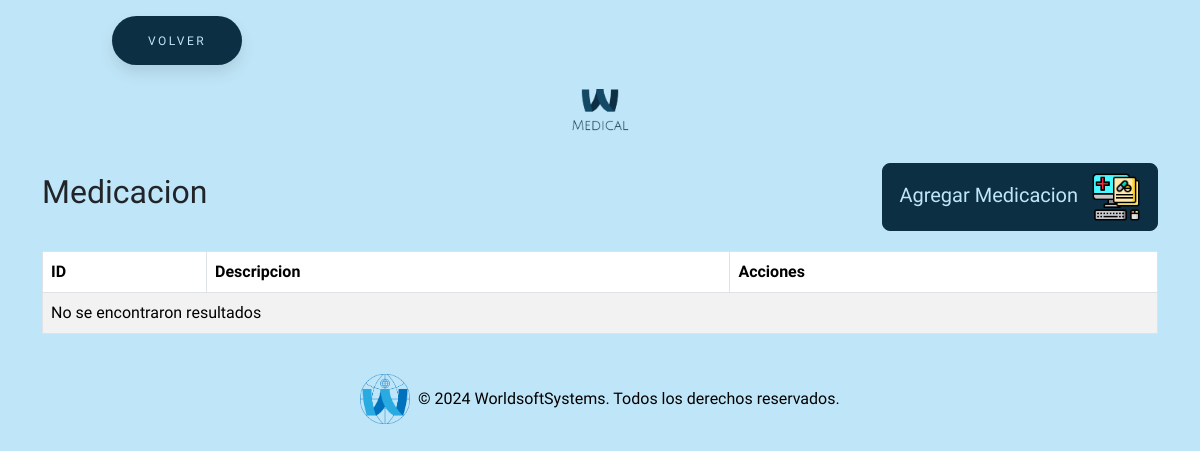
Before: /todosAjustes/medicacion/medicacion.php (signed in) with the older database file.
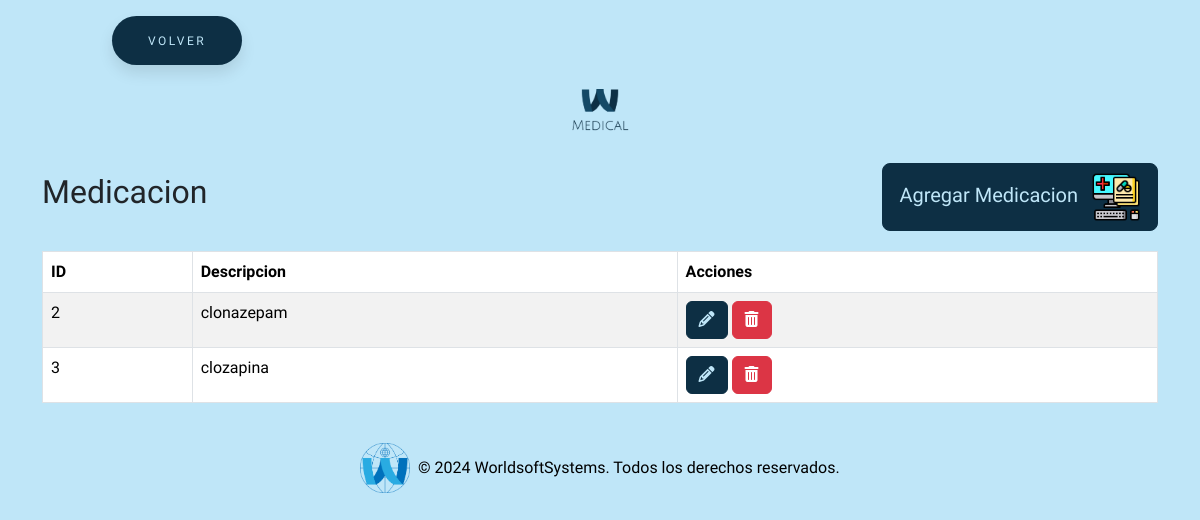
After: the same page with the newer database file.
### tables this page shows
CREATE TABLE `medicacion` (
  `id` int(11) NOT NULL,
  `descripcion` varchar(255) NOT NULL
);

### todosAjustes/medicacion/medicacion.php (the view, shortened to what this page needs)
<?php
require_once "../../conexion.php";
$sql = "SELECT * FROM medicacion";
$result = $conn->query($sql);
?>
<!DOCTYPE html>
<html lang="en">
<head>
    <link href="https://cdn.jsdelivr.net/npm/bootstrap@5.3.3/dist/css/bootstrap.min.css" rel="stylesheet"
>
    <link rel="stylesheet" href="https://cdnjs.cloudflare.com/ajax/libs/font-awesome/6.5.2/css/all.min.css"
 />
    <link rel="stylesheet" href="../../estilos/styleBotones.css">
    <link rel="stylesheet" href="../../estilos/styleGeneral.css">
</head>
<body>
    <button class="button" style="vertical-align:middle; margin-left:7rem"
        onclick="window.location.href = '../../seccionAjustes/ajustes.php';">
        <span>VOLVER</span>
    </button>
    <div class="text-center my-4">
        <img src="../../img/logo.png" alt="Logo MEDICAL" class="img-fluid" style="max-width: 120px;">
    </div>
    <div class="container">
        <div class="title-container">
            <h2>Medicacion</h2>
            <button type="button" class="btn btn-custom btn-lg" data-bs-toggle="modal"
                data-bs-target="#agregarMedicacionModal">
                Agregar Medicacion <img src="../../img/medicacion.png" alt="Icono agregar medicacion"
                    style="width: 50px; height: 50px; margin-left: 8px;">
            </button>
        </div>
        <table class="table table-striped table-bordered">
            <thead class="thead-dark">
                <tr>
                    <th>ID</th>
                    <th>Descripcion</th>
                    <th>Acciones</th>
                </tr>
            </thead>
            <tbody>
                <?php if ($result->num_rows > 0): ?>
                    <?php while ($row = $result->fetch_assoc()): ?>
                        <tr>
                            <td><?= $row["id"] ?></td>
                            <td><?= $row["descripcion"] ?></td>
                            <td>
                                <button class="btn btn-custom-editar" onclick='editarMedicacion(<?= json_encode($row) ?>)'><i
                                        class="fas fa-pencil-alt"></i></button>
                                <a href="?eliminar=<?= $row['id'] ?>" class="btn btn-danger"
                                    onclick="return confirm('¿Estás seguro de que deseas eliminar esta medicacion?');"><i
                                        class="fas fa-trash-alt"></i></a>
                            </td>
                        </tr>
                    <?php endwhile; ?>
                <?php else: ?>
                    <tr>
                        <td colspan="4">No se encontraron resultados</td>
                    </tr>
                <?php endif; ?>
            </tbody>
        </table>
    </div>
    <footer class="bg-dark text-white text-center py-4 mt-auto">
        <div class="container">
            <div class="row justify-content-center">
                <div class="col-md-12 footer-logo-text">
                    <img src="../../img/logoWSS.png" alt="Logo" class="img-fluid" style="max-height: 50px;">
                    <p class="mb-0">&copy; 2024 WorldsoftSystems. Todos los derechos reservados.</p>
                </div>
            </div>
        </div>
    </footer>
</body>
</html>

Changed rows visible on the page:
added medicacion: id "2", descripcion "clonazepam"
added medicacion: id "3", descripcion "clozapina"
Other visible differences:
text no longer shown: "No se encontraron resultados"
